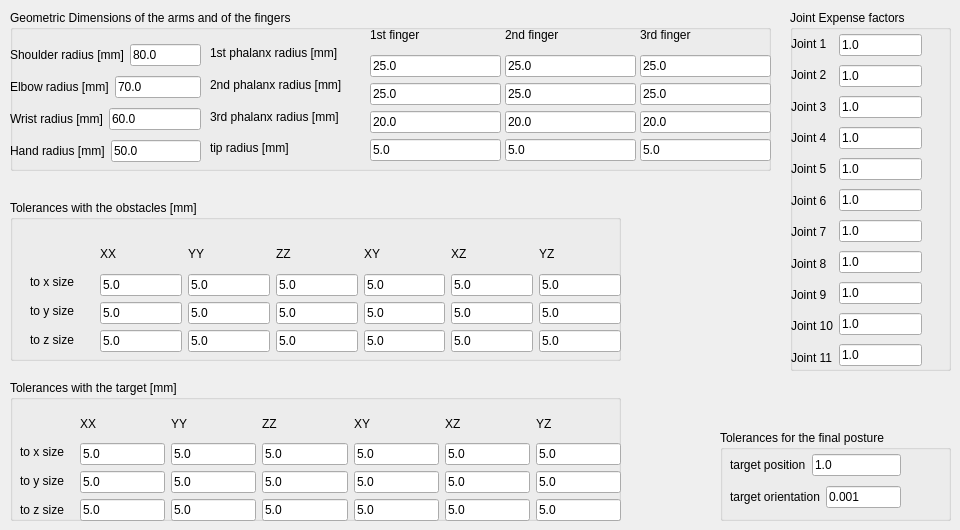
   <widget class="QWidget" name="tab_hump_params_right">
    <attribute name="title">
     <string>General Parameters (right)</string>
    </attribute>
    <widget class="QGroupBox" name="groupBox">
     <property name="geometry">
      <rect>
       <x>10</x>
       <y>10</y>
       <width>761</width>
       <height>161</height>
      </rect>
     </property>
     <property name="title">
      <string>Geometric Dimensions of the arms and of the fingers</string>
     </property>
     <widget class="QWidget" name="layoutWidget_arm">
      <property name="geometry">
       <rect>
        <x>0</x>
        <y>30</y>
        <width>191</width>
        <height>128</height>
       </rect>
      </property>
      <layout class="QVBoxLayout" name="verticalLayout">
       <item>
        <layout class="QHBoxLayout" name="horizontalLayout">
         <item>
          <widget class="QLabel" name="label_shoulder_r">
           <property name="text">
            <string>Shoulder radius [mm]</string>
           </property>
          </widget>
         </item>
         <item>
          <widget class="QLineEdit" name="lineEdit_shoulder_r_right">
           <property name="text">
            <string>80.0</string>
           </property>
          </widget>
         </item>
        </layout>
       </item>
       <item>
        <layout class="QHBoxLayout" name="horizontalLayout_2">
         <item>
          <widget class="QLabel" name="label_shoulder_r_2">
           <property name="text">
            <string>Elbow radius [mm]</string>
           </property>
          </widget>
         </item>
         <item>
          <widget class="QLineEdit" name="lineEdit_elbow_r_right">
           <property name="text">
            <string>70.0</string>
           </property>
          </widget>
         </item>
        </layout>
       </item>
       <item>
        <layout class="QHBoxLayout" name="horizontalLayout_5">
         <item>
          <widget class="QLabel" name="label_shoulder_r_5">
           <property name="text">
            <string>Wrist radius [mm]</string>
           </property>
          </widget>
         </item>
         <item>
          <widget class="QLineEdit" name="lineEdit_wrist_r_right">
           <property name="text">
            <string>60.0</string>
           </property>
          </widget>
         </item>
        </layout>
       </item>
       <item>
        <layout class="QHBoxLayout" name="horizontalLayout_6">
         <item>
          <widget class="QLabel" name="label_shoulder_r_6">
           <property name="text">
            <string>Hand radius [mm]</string>
           </property>
          </widget>
         </item>
         <item>
          <widget class="QLineEdit" name="lineEdit_hand_r_right">
           <property name="text">
            <string>50.0</string>
           </property>
          </widget>
         </item>
        </layout>
       </item>
      </layout>
     </widget>
     <widget class="QWidget" name="layoutWidget_hand_1">
      <property name="geometry">
       <rect>
        <x>360</x>
        <y>10</y>
        <width>131</width>
        <height>141</height>
       </rect>
      </property>
      <layout class="QVBoxLayout" name="verticalLayout_2">
       <item>
        <widget class="QLabel" name="label_5">
         <property name="text">
          <string>1st finger</string>
         </property>
        </widget>
       </item>
       <item>
        <widget class="QLineEdit" name="lineEdit_hand_1_1_right">
         <property name="text">
          <string>25.0</string>
         </property>
        </widget>
       </item>
       <item>
        <widget class="QLineEdit" name="lineEdit_hand_2_1_right">
         <property name="text">
          <string>25.0</string>
         </property>
        </widget>
       </item>
       <item>
        <widget class="QLineEdit" name="lineEdit_hand_3_1_right">
         <property name="text">
          <string>20.0</string>
         </property>
        </widget>
       </item>
       <item>
        <widget class="QLineEdit" name="lineEdit_hand_tip_1_right">
         <property name="text">
          <string>5.0</string>
         </property>
        </widget>
       </item>
      </layout>
     </widget>
     <widget class="QWidget" name="layoutWidget_hand_2">
      <property name="geometry">
       <rect>
        <x>495</x>
        <y>10</y>
        <width>131</width>
        <height>141</height>
       </rect>
      </property>
      <layout class="QVBoxLayout" name="verticalLayout_3">
       <item>
        <widget class="QLabel" name="label_6">
         <property name="text">
          <string>2nd finger</string>
         </property>
        </widget>
       </item>
       <item>
        <widget class="QLineEdit" name="lineEdit_hand_1_2_right">
         <property name="text">
          <string>25.0</string>
         </property>
        </widget>
       </item>
       <item>
        <widget class="QLineEdit" name="lineEdit_hand_2_2_right">
         <property name="text">
          <string>25.0</string>
         </property>
        </widget>
       </item>
       <item>
        <widget class="QLineEdit" name="lineEdit_hand_3_2_right">
         <property name="text">
          <string>20.0</string>
         </property>
        </widget>
       </item>
       <item>
        <widget class="QLineEdit" name="lineEdit_hand_tip_2_right">
         <property name="text">
          <string>5.0</string>
         </property>
        </widget>
       </item>
      </layout>
     </widget>
     <widget class="QWidget" name="layoutWidget_hand_3">
      <property name="geometry">
       <rect>
        <x>630</x>
        <y>10</y>
        <width>131</width>
        <height>141</height>
       </rect>
      </property>
      <layout class="QVBoxLayout" name="verticalLayout_4">
       <item>
        <widget class="QLabel" name="label_7">
         <property name="text">
          <string>3rd finger</string>
         </property>
        </widget>
       </item>
       <item>
        <widget class="QLineEdit" name="lineEdit_hand_1_3_right">
         <property name="text">
          <string>25.0</string>
         </property>
        </widget>
       </item>
       <item>
        <widget class="QLineEdit" name="lineEdit_hand_2_3_right">
         <property name="text">
          <string>25.0</string>
         </property>
        </widget>
       </item>
       <item>
        <widget class="QLineEdit" name="lineEdit_hand_3_3_right">
         <property name="text">
          <string>20.0</string>
         </property>
        </widget>
       </item>
       <item>
        <widget class="QLineEdit" name="lineEdit_hand_tip_3_right">
         <property name="text">
          <string>5.0</string>
         </property>
        </widget>
       </item>
      </layout>
     </widget>
     <widget class="QWidget" name="layoutWidget_hand_radius">
      <property name="geometry">
       <rect>
        <x>200</x>
        <y>30</y>
        <width>154</width>
        <height>121</height>
       </rect>
      </property>
      <layout class="QVBoxLayout" name="verticalLayout_5">
       <item>
        <widget class="QLabel" name="label">
         <property name="text">
          <string>1st phalanx radius [mm]</string>
         </property>
        </widget>
       </item>
       <item>
        <widget class="QLabel" name="label_2">
         <property name="text">
          <string>2nd phalanx radius [mm]</string>
         </property>
        </widget>
       </item>
       <item>
        <widget class="QLabel" name="label_3">
         <property name="text">
          <string>3rd phalanx radius [mm]</string>
         </property>
        </widget>
       </item>
       <item>
        <widget class="QLabel" name="label_4">
         <property name="text">
          <string>tip radius [mm]</string>
         </property>
        </widget>
       </item>
      </layout>
     </widget>
    </widget>
    <widget class="QGroupBox" name="groupBox_5">
     <property name="geometry">
      <rect>
       <x>10</x>
       <y>200</y>
       <width>611</width>
       <height>161</height>
      </rect>
     </property>
     <property name="title">
      <string>Tolerances with the obstacles [mm]</string>
     </property>
     <widget class="QWidget" name="layoutWidget_size">
      <property name="geometry">
       <rect>
        <x>20</x>
        <y>70</y>
        <width>68</width>
        <height>81</height>
       </rect>
      </property>
      <layout class="QVBoxLayout" name="verticalLayout_31">
       <item>
        <widget class="QLabel" name="label_54">
         <property name="text">
          <string>to x size</string>
         </property>
        </widget>
       </item>
       <item>
        <widget class="QLabel" name="label_55">
         <property name="text">
          <string>to y size</string>
         </property>
        </widget>
       </item>
       <item>
        <widget class="QLabel" name="label_56">
         <property name="text">
          <string>to z size</string>
         </property>
        </widget>
       </item>
      </layout>
     </widget>
     <widget class="QWidget" name="layoutWidget_tol_obs">
      <property name="geometry">
       <rect>
        <x>90</x>
        <y>40</y>
        <width>521</width>
        <height>112</height>
       </rect>
      </property>
      <layout class="QHBoxLayout" name="horizontalLayout_17">
       <item>
        <layout class="QVBoxLayout" name="verticalLayout_32">
         <item>
          <widget class="QLabel" name="label_57">
           <property name="text">
            <string>XX</string>
           </property>
          </widget>
         </item>
         <item>
          <widget class="QLineEdit" name="lineEdit_obs_xx_1_right">
           <property name="text">
            <string>5.0</string>
           </property>
          </widget>
         </item>
         <item>
          <widget class="QLineEdit" name="lineEdit_obs_xx_2_right">
           <property name="text">
            <string>5.0</string>
           </property>
          </widget>
         </item>
         <item>
          <widget class="QLineEdit" name="lineEdit_obs_xx_3_right">
           <property name="text">
            <string>5.0</string>
           </property>
          </widget>
         </item>
        </layout>
       </item>
       <item>
        <layout class="QVBoxLayout" name="verticalLayout_33">
         <item>
          <widget class="QLabel" name="label_58">
           <property name="text">
            <string>YY</string>
           </property>
          </widget>
         </item>
         <item>
          <widget class="QLineEdit" name="lineEdit_obs_yy_1_right">
           <property name="text">
            <string>5.0</string>
           </property>
          </widget>
         </item>
         <item>
          <widget class="QLineEdit" name="lineEdit_obs_yy_2_right">
           <property name="text">
            <string>5.0</string>
           </property>
          </widget>
         </item>
         <item>
          <widget class="QLineEdit" name="lineEdit_obs_yy_3_right">
           <property name="text">
            <string>5.0</string>
           </property>
          </widget>
         </item>
        </layout>
       </item>
       <item>
        <layout class="QVBoxLayout" name="verticalLayout_34">
         <item>
          <widget class="QLabel" name="label_59">
           <property name="text">
            <string>ZZ</string>
           </property>
          </widget>
         </item>
         <item>
          <widget class="QLineEdit" name="lineEdit_obs_zz_1_right">
           <property name="text">
            <string>5.0</string>
           </property>
          </widget>
         </item>
         <item>
          <widget class="QLineEdit" name="lineEdit_obs_zz_2_right">
           <property name="text">
            <string>5.0</string>
           </property>
          </widget>
         </item>
         <item>
          <widget class="QLineEdit" name="lineEdit_obs_zz_3_right">
           <property name="text">
            <string>5.0</string>
           </property>
          </widget>
         </item>
        </layout>
       </item>
       <item>
        <layout class="QVBoxLayout" name="verticalLayout_35">
         <item>
          <widget class="QLabel" name="label_60">
           <property name="text">
            <string>XY</string>
           </property>
          </widget>
         </item>
         <item>
          <widget class="QLineEdit" name="lineEdit_obs_xy_1_right">
           <property name="text">
            <string>5.0</string>
           </property>
          </widget>
         </item>
         <item>
          <widget class="QLineEdit" name="lineEdit_obs_xy_2_right">
           <property name="text">
            <string>5.0</string>
           </property>
          </widget>
         </item>
         <item>
          <widget class="QLineEdit" name="lineEdit_obs_xy_3_right">
           <property name="text">
            <string>5.0</string>
           </property>
          </widget>
         </item>
        </layout>
       </item>
       <item>
        <layout class="QVBoxLayout" name="verticalLayout_36">
         <item>
          <widget class="QLabel" name="label_61">
           <property name="text">
            <string>XZ</string>
           </property>
          </widget>
         </item>
         <item>
          <widget class="QLineEdit" name="lineEdit_obs_xz_1_right">
           <property name="text">
            <string>5.0</string>
           </property>
          </widget>
         </item>
         <item>
          <widget class="QLineEdit" name="lineEdit_obs_xz_2_right">
           <property name="text">
            <string>5.0</string>
           </property>
          </widget>
         </item>
         <item>
          <widget class="QLineEdit" name="lineEdit_obs_xz_3_right">
           <property name="text">
            <string>5.0</string>
           </property>
          </widget>
         </item>
        </layout>
       </item>
       <item>
        <layout class="QVBoxLayout" name="verticalLayout_37">
         <item>
          <widget class="QLabel" name="label_62">
           <property name="text">
            <string>YZ</string>
           </property>
          </widget>
         </item>
         <item>
          <widget class="QLineEdit" name="lineEdit_obs_yz_1_right">
           <property name="text">
            <string>5.0</string>
           </property>
          </widget>
         </item>
         <item>
          <widget class="QLineEdit" name="lineEdit_obs_yz_2_right">
           <property name="text">
            <string>5.0</string>
           </property>
          </widget>
         </item>
         <item>
          <widget class="QLineEdit" name="lineEdit_obs_yz_3_right">
           <property name="text">
            <string>5.0</string>
           </property>
          </widget>
         </item>
        </layout>
       </item>
      </layout>
     </widget>
    </widget>
    <widget class="QGroupBox" name="groupBox_3">
     <property name="geometry">
      <rect>
       <x>790</x>
       <y>10</y>
       <width>161</width>
       <height>361</height>
      </rect>
     </property>
     <property name="title">
      <string>Joint Expense factors</string>
     </property>
     <widget class="QWidget" name="layoutWidget_lambda">
      <property name="geometry">
       <rect>
        <x>1</x>
        <y>21</y>
        <width>131</width>
        <height>339</height>
       </rect>
      </property>
      <layout class="QHBoxLayout" name="horizontalLayout_8">
       <item>
        <layout class="QVBoxLayout" name="verticalLayout_7">
         <item>
          <widget class="QLabel" name="label_11">
           <property name="text">
            <string>Joint 1</string>
           </property>
          </widget>
         </item>
         <item>
          <widget class="QLabel" name="label_12">
           <property name="text">
            <string>Joint 2</string>
           </property>
          </widget>
         </item>
         <item>
          <widget class="QLabel" name="label_13">
           <property name="text">
            <string>Joint 3</string>
           </property>
          </widget>
         </item>
         <item>
          <widget class="QLabel" name="label_14">
           <property name="text">
            <string>Joint 4</string>
           </property>
          </widget>
         </item>
         <item>
          <widget class="QLabel" name="label_15">
           <property name="text">
            <string>Joint 5</string>
           </property>
          </widget>
         </item>
         <item>
          <widget class="QLabel" name="label_16">
           <property name="text">
            <string>Joint 6</string>
           </property>
          </widget>
         </item>
         <item>
          <widget class="QLabel" name="label_17">
           <property name="text">
            <string>Joint 7</string>
           </property>
          </widget>
         </item>
         <item>
          <widget class="QLabel" name="label_19">
           <property name="text">
            <string>Joint 8</string>
           </property>
          </widget>
         </item>
         <item>
          <widget class="QLabel" name="label_18">
           <property name="text">
            <string>Joint 9</string>
           </property>
          </widget>
         </item>
         <item>
          <widget class="QLabel" name="label_20">
           <property name="text">
            <string>Joint 10</string>
           </property>
          </widget>
         </item>
         <item>
          <widget class="QLabel" name="label_21">
           <property name="text">
            <string>Joint 11</string>
           </property>
          </widget>
         </item>
        </layout>
       </item>
       <item>
        <layout class="QVBoxLayout" name="verticalLayout_8">
         <item>
          <widget class="QLineEdit" name="lineEdit_lambda_1_right">
           <property name="text">
            <string>1.0</string>
           </property>
          </widget>
         </item>
         <item>
          <widget class="QLineEdit" name="lineEdit_lambda_2_right">
           <property name="text">
            <string>1.0</string>
           </property>
          </widget>
         </item>
         <item>
          <widget class="QLineEdit" name="lineEdit_lambda_3_right">
           <property name="text">
            <string>1.0</string>
           </property>
          </widget>
         </item>
         <item>
          <widget class="QLineEdit" name="lineEdit_lambda_4_right">
           <property name="text">
            <string>1.0</string>
           </property>
          </widget>
         </item>
         <item>
          <widget class="QLineEdit" name="lineEdit_lambda_5_right">
           <property name="text">
            <string>1.0</string>
           </property>
          </widget>
         </item>
         <item>
          <widget class="QLineEdit" name="lineEdit_lambda_6_right">
           <property name="text">
            <string>1.0</string>
           </property>
          </widget>
         </item>
         <item>
          <widget class="QLineEdit" name="lineEdit_lambda_7_right">
           <property name="text">
            <string>1.0</string>
           </property>
          </widget>
         </item>
         <item>
          <widget class="QLineEdit" name="lineEdit_lambda_8_right">
           <property name="text">
            <string>1.0</string>
           </property>
          </widget>
         </item>
         <item>
          <widget class="QLineEdit" name="lineEdit_lambda_9_right">
           <property name="text">
            <string>1.0</string>
           </property>
          </widget>
         </item>
         <item>
          <widget class="QLineEdit" name="lineEdit_lambda_10_right">
           <property name="text">
            <string>1.0</string>
           </property>
          </widget>
         </item>
         <item>
          <widget class="QLineEdit" name="lineEdit_lambda_11_right">
           <property name="text">
            <string>1.0</string>
           </property>
          </widget>
         </item>
        </layout>
       </item>
      </layout>
     </widget>
    </widget>
    <widget class="QGroupBox" name="groupBox_4">
     <property name="geometry">
      <rect>
       <x>10</x>
       <y>380</y>
       <width>611</width>
       <height>141</height>
      </rect>
     </property>
     <property name="title">
      <string>Tolerances with the target [mm]</string>
     </property>
     <widget class="QWidget" name="layoutWidget_tol_target">
      <property name="geometry">
       <rect>
        <x>10</x>
        <y>60</y>
        <width>61</width>
        <height>81</height>
       </rect>
      </property>
      <layout class="QVBoxLayout" name="verticalLayout_15">
       <item>
        <widget class="QLabel" name="label_28">
         <property name="text">
          <string>to x size</string>
         </property>
        </widget>
       </item>
       <item>
        <widget class="QLabel" name="label_29">
         <property name="text">
          <string>to y size</string>
         </property>
        </widget>
       </item>
       <item>
        <widget class="QLabel" name="label_30">
         <property name="text">
          <string>to z size</string>
         </property>
        </widget>
       </item>
      </layout>
     </widget>
     <widget class="QWidget" name="layoutWidget_tol_tar_values">
      <property name="geometry">
       <rect>
        <x>70</x>
        <y>30</y>
        <width>541</width>
        <height>111</height>
       </rect>
      </property>
      <layout class="QHBoxLayout" name="horizontalLayout_9">
       <item>
        <layout class="QVBoxLayout" name="verticalLayout_9">
         <item>
          <widget class="QLabel" name="label_22">
           <property name="text">
            <string>XX</string>
           </property>
          </widget>
         </item>
         <item>
          <widget class="QLineEdit" name="lineEdit_tar_xx_1_right">
           <property name="text">
            <string>5.0</string>
           </property>
          </widget>
         </item>
         <item>
          <widget class="QLineEdit" name="lineEdit_tar_xx_2_right">
           <property name="text">
            <string>5.0</string>
           </property>
          </widget>
         </item>
         <item>
          <widget class="QLineEdit" name="lineEdit_tar_xx_3_right">
           <property name="text">
            <string>5.0</string>
           </property>
          </widget>
         </item>
        </layout>
       </item>
       <item>
        <layout class="QVBoxLayout" name="verticalLayout_10">
         <item>
          <widget class="QLabel" name="label_23">
           <property name="text">
            <string>YY</string>
           </property>
          </widget>
         </item>
         <item>
          <widget class="QLineEdit" name="lineEdit_tar_yy_1_right">
           <property name="text">
            <string>5.0</string>
           </property>
          </widget>
         </item>
         <item>
          <widget class="QLineEdit" name="lineEdit_tar_yy_2_right">
           <property name="text">
            <string>5.0</string>
           </property>
          </widget>
         </item>
         <item>
          <widget class="QLineEdit" name="lineEdit_tar_yy_3_right">
           <property name="text">
            <string>5.0</string>
           </property>
          </widget>
         </item>
        </layout>
       </item>
       <item>
        <layout class="QVBoxLayout" name="verticalLayout_11">
         <item>
          <widget class="QLabel" name="label_24">
           <property name="text">
            <string>ZZ</string>
           </property>
          </widget>
         </item>
         <item>
          <widget class="QLineEdit" name="lineEdit_tar_zz_1_right">
           <property name="text">
            <string>5.0</string>
           </property>
          </widget>
         </item>
         <item>
          <widget class="QLineEdit" name="lineEdit_tar_zz_2_right">
           <property name="text">
            <string>5.0</string>
           </property>
          </widget>
         </item>
         <item>
          <widget class="QLineEdit" name="lineEdit_tar_zz_3_right">
           <property name="text">
            <string>5.0</string>
           </property>
          </widget>
         </item>
        </layout>
       </item>
       <item>
        <layout class="QVBoxLayout" name="verticalLayout_12">
         <item>
          <widget class="QLabel" name="label_25">
           <property name="text">
            <string>XY</string>
           </property>
          </widget>
         </item>
         <item>
          <widget class="QLineEdit" name="lineEdit_tar_xy_1_right">
           <property name="text">
            <string>5.0</string>
           </property>
          </widget>
         </item>
         <item>
          <widget class="QLineEdit" name="lineEdit_tar_xy_2_right">
           <property name="text">
            <string>5.0</string>
           </property>
          </widget>
         </item>
         <item>
          <widget class="QLineEdit" name="lineEdit_tar_xy_3_right">
           <property name="text">
            <string>5.0</string>
           </property>
          </widget>
         </item>
        </layout>
       </item>
       <item>
        <layout class="QVBoxLayout" name="verticalLayout_13">
         <item>
          <widget class="QLabel" name="label_26">
           <property name="text">
            <string>XZ</string>
           </property>
          </widget>
         </item>
         <item>
          <widget class="QLineEdit" name="lineEdit_tar_xz_1_right">
           <property name="text">
            <string>5.0</string>
           </property>
          </widget>
         </item>
         <item>
          <widget class="QLineEdit" name="lineEdit_tar_xz_2_right">
           <property name="text">
            <string>5.0</string>
           </property>
          </widget>
         </item>
         <item>
          <widget class="QLineEdit" name="lineEdit_tar_xz_3_right">
           <property name="text">
            <string>5.0</string>
           </property>
          </widget>
         </item>
        </layout>
       </item>
       <item>
        <layout class="QVBoxLayout" name="verticalLayout_14">
         <item>
          <widget class="QLabel" name="label_27">
           <property name="text">
            <string>YZ</string>
           </property>
          </widget>
         </item>
         <item>
          <widget class="QLineEdit" name="lineEdit_tar_yz_1_right">
           <property name="text">
            <string>5.0</string>
           </property>
          </widget>
         </item>
         <item>
          <widget class="QLineEdit" name="lineEdit_tar_yz_2_right">
           <property name="text">
            <string>5.0</string>
           </property>
          </widget>
         </item>
         <item>
          <widget class="QLineEdit" name="lineEdit_tar_yz_3_right">
           <property name="text">
            <string>5.0</string>
           </property>
          </widget>
         </item>
        </layout>
       </item>
      </layout>
     </widget>
    </widget>
    <widget class="QGroupBox" name="groupBox_6">
     <property name="geometry">
      <rect>
       <x>720</x>
       <y>430</y>
       <width>231</width>
       <height>91</height>
      </rect>
     </property>
     <property name="title">
      <string>Tolerances for the final posture</string>
     </property>
     <widget class="QWidget" name="layoutWidget_tol_FP">
      <property name="geometry">
       <rect>
        <x>10</x>
        <y>20</y>
        <width>171</width>
        <height>62</height>
       </rect>
      </property>
      <layout class="QVBoxLayout" name="verticalLayout_23">
       <item>
        <layout class="QHBoxLayout" name="horizontalLayout_11">
         <item>
          <widget class="QLabel" name="label_32">
           <property name="text">
            <string>target position</string>
           </property>
          </widget>
         </item>
         <item>
          <widget class="QLineEdit" name="lineEdit_tar_pos_right">
           <property name="text">
            <string>1.0</string>
           </property>
          </widget>
         </item>
        </layout>
       </item>
       <item>
        <layout class="QHBoxLayout" name="horizontalLayout_12">
         <item>
          <widget class="QLabel" name="label_40">
           <property name="text">
            <string>target orientation</string>
           </property>
          </widget>
         </item>
         <item>
          <widget class="QLineEdit" name="lineEdit_tar_or_right">
           <property name="text">
            <string>0.001</string>
           </property>
          </widget>
         </item>
        </layout>
       </item>
      </layout>
     </widget>
    </widget>
   </widget>
